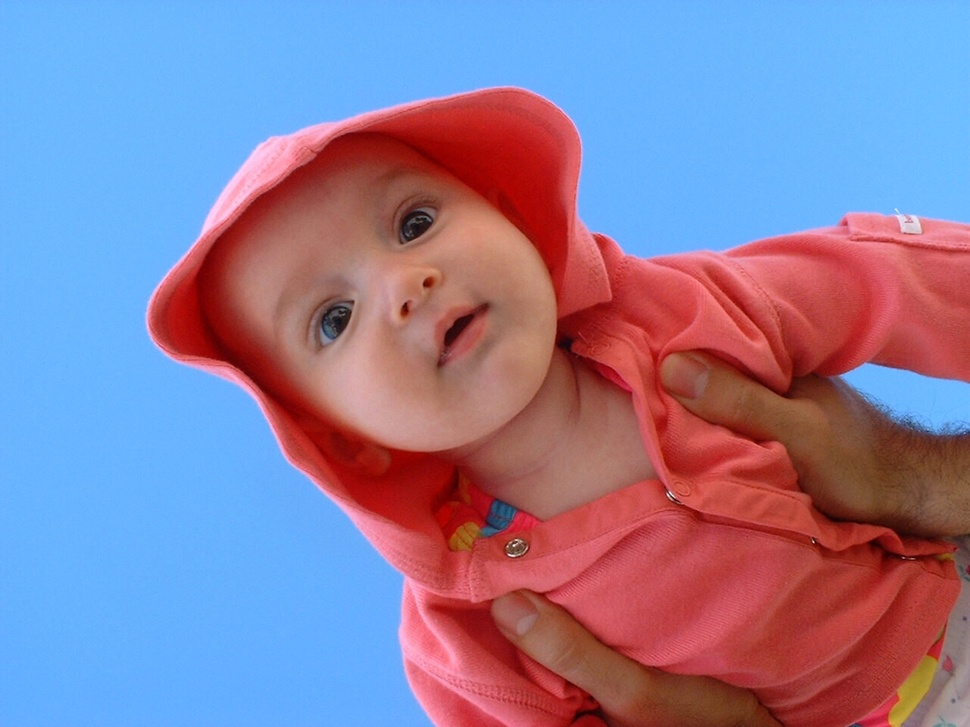
#> input picture images/baby.jpg, 970 x 727 px, shrunk from 1280 x 960 before the run
$ jupyter execute --allow-errors image_partition_L.ipynb   (shell and % lines are left out)
#> lines starting #> are read from the running program, lines starting #| are printed output that depends on the picture; after the words box and inside, x2 and y2 are one past the last pixel; in counts of white or black regions, pixels touching at a corner belong together
<h1 align="center">Image Partition</h1>
<h5 align="center">Using Laplacian.</h5>

## Framework

1. ***Construct the adjacency matrix of a planar graph***

2. ***Construct the Laplacian***

3. ***Compute the eigenvalues and eigenvectors of Laplacian***

## Implementation

### 1. import libraries and display image

[cell 1]
%pylab inline

import cv2
import math
from scipy import sparse
from scipy.sparse.linalg import eigsh

[cell 2]
#read image
img = cv2.imread('images/baby.jpg')
#> img is the input picture: shape (727, 970, 3); mean B, G, R 158.8, 126, 140.5
img = img[:,:,::-1]

#normalize the RGB code
img = img/255

#show image
plt.imshow(img)
plt.show()

[cell 3]
#create a down-sampled version of image
scale = 10
imc = img[::scale,::scale,:]
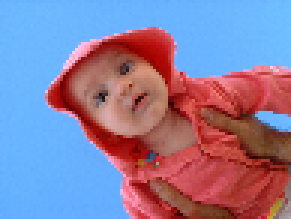
#> imc: shape (73, 97, 3) float64 (shown 3 times larger); mean R, G, B 0.55, 0.497, 0.627
imc = zeros(imc.shape)

#> (the rest of this cell did not finish here and is left out)


$ run again, with images/daisy.jpg copied over images/baby.jpg
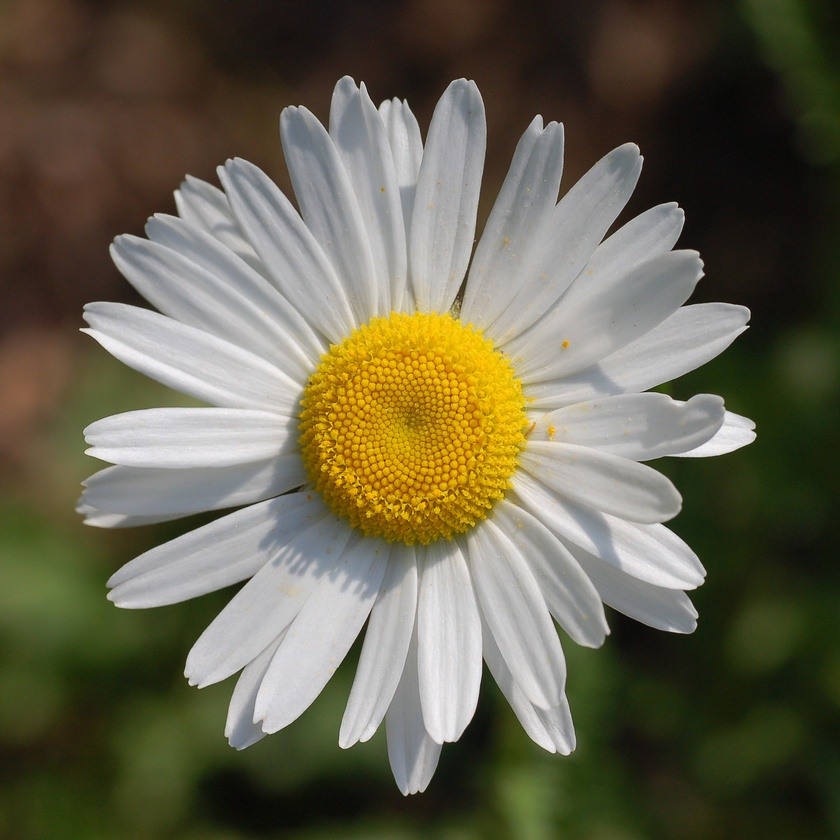
#> input picture images/daisy.jpg, 840 x 840 px, shrunk from 2000 x 2000 before the run
#> img is the input picture: shape (840, 840, 3); mean B, G, R 78.8, 99.4, 103.3
#| Size of figure:  84 * 84
#> after the loop `for xi in range(dim+1):`:
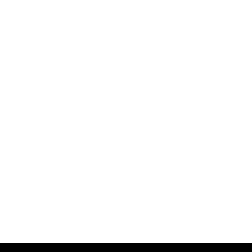
#> tm1: shape (84, 84) float64 (shown 3 times larger); values 0 (black) and 1 (white), 96.4% white; 1 black region, box (x1, y1, x2, y2) and area: (0, 81, 84, 84) 252
#> after the loop `for xi in range(dim+1):`: ai = 82330 items
#> bottom = 1.23e-21
#> eigv = [1.73e-16, 0.000372, 0.000589, 0.000613, 0.0012]
#> inde2 = 4693 values from 0 to 6992
#> inde3 = 3560 values from 0 to 4604
#> inde4 = 2319 values from 0 to 7024
#> inde5 = 3640 values from 622 to 7055
#> `imh = imh.reshape(x,y,z)`:
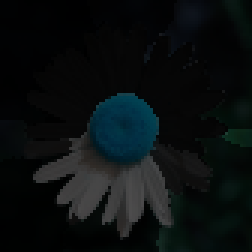
#> imh: shape (84, 84, 3) float64 (shown 3 times larger); mean of channels 0, 1, 2 0.0642, 0.0615, 0.0426; drawn as B, G, R
